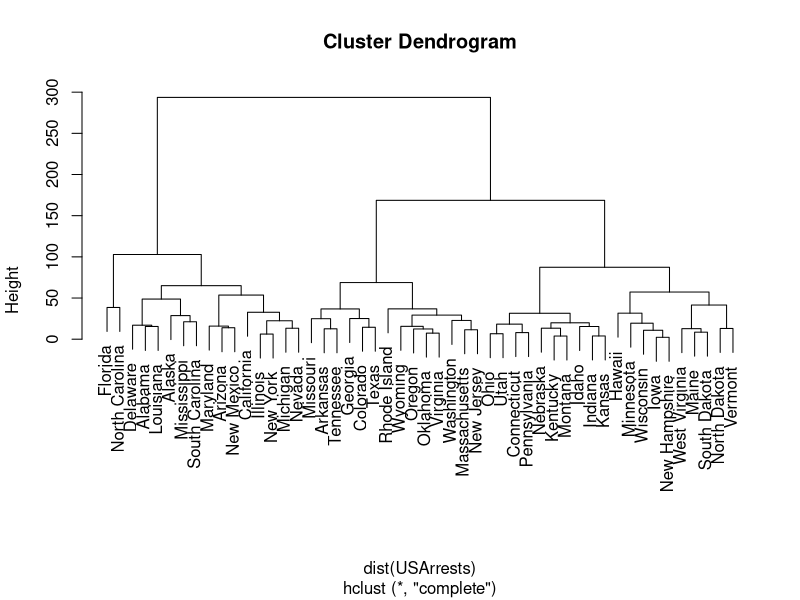
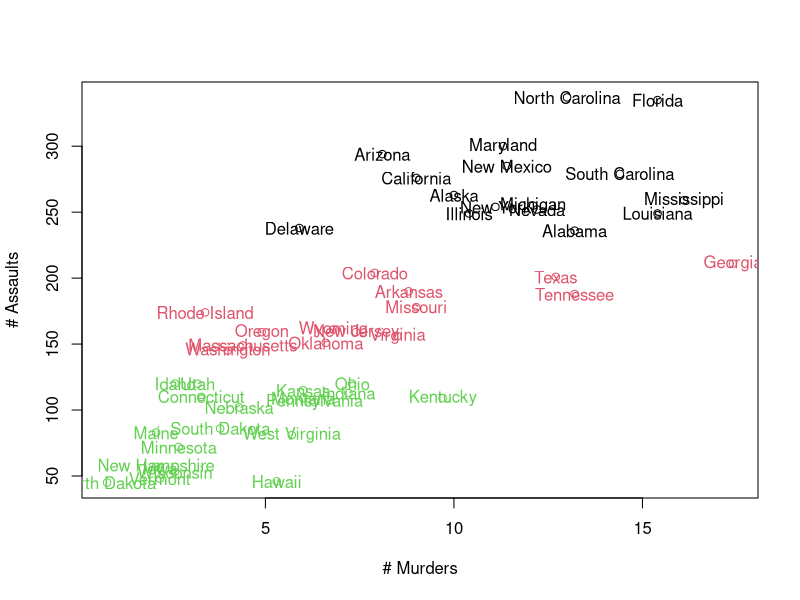
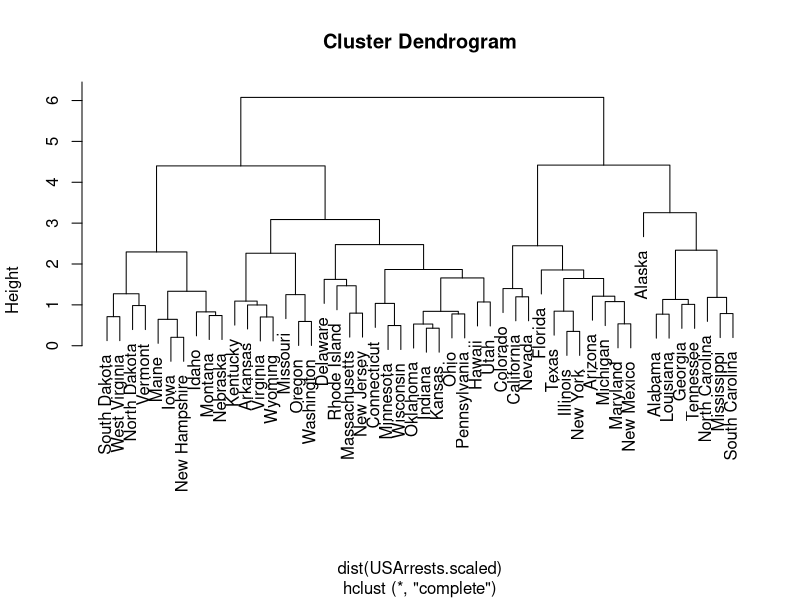

Reproduce these figures in R, in order.
# TASK 1 #

# explore the data
head(USArrests, n=2)
help(USArrests)


# TASK 2 #

# set random seed so that our results are reproducible
set.seed(1)

# run hierarchical clustering, using complete as your measure of similarity
# store the results in a variable called hc.complete
hc.complete=hclust(dist(USArrests),method="complete")

# plot the dendrogram
plot(hc.complete)

# TASK 3 #

# cut the dendrogram to obtain three clusters and assign the output to variable, say hc.out
# notice the output, which tells you the the cluster for each observation
hc.out <- cutree(hc.complete,3)
hc.out

# The dataframe does not have a column with the states' names
# we will add such a column to the dataframe 
# create a column in the data, called State which holds the row names
USArrests$State <- rownames(USArrests)


# plot each state, showing Murders on x-axis and Assaults on y-axis 
plot(USArrests$Murder,USArrests$Assault,col=hc.out,xlab= "# Murders", ylab="# Assaults")

#display the state names on the plot
text(x=USArrests$Murder, y=USArrests$Assault - 0.15, labels =USArrests$State, col=hc.out)

# TASK 4 #

# scale the data and save the scaled data in a data.frame called USArrests.scaled
# before scaling, I am removing column 5, which holds the name of the State 
# (I added this to the data above)
USArrests.scaled <- scale(USArrests[,-5])
head(USArrests.scaled, n=2)

# run hierarchical clustering, using complete as your measure of similarity
# store the results in a variable called hc.complete.scaled
hc.complete.scaled=hclust(dist(USArrests.scaled),method="complete")

# plot the dendrogram
plot(hc.complete.scaled)

